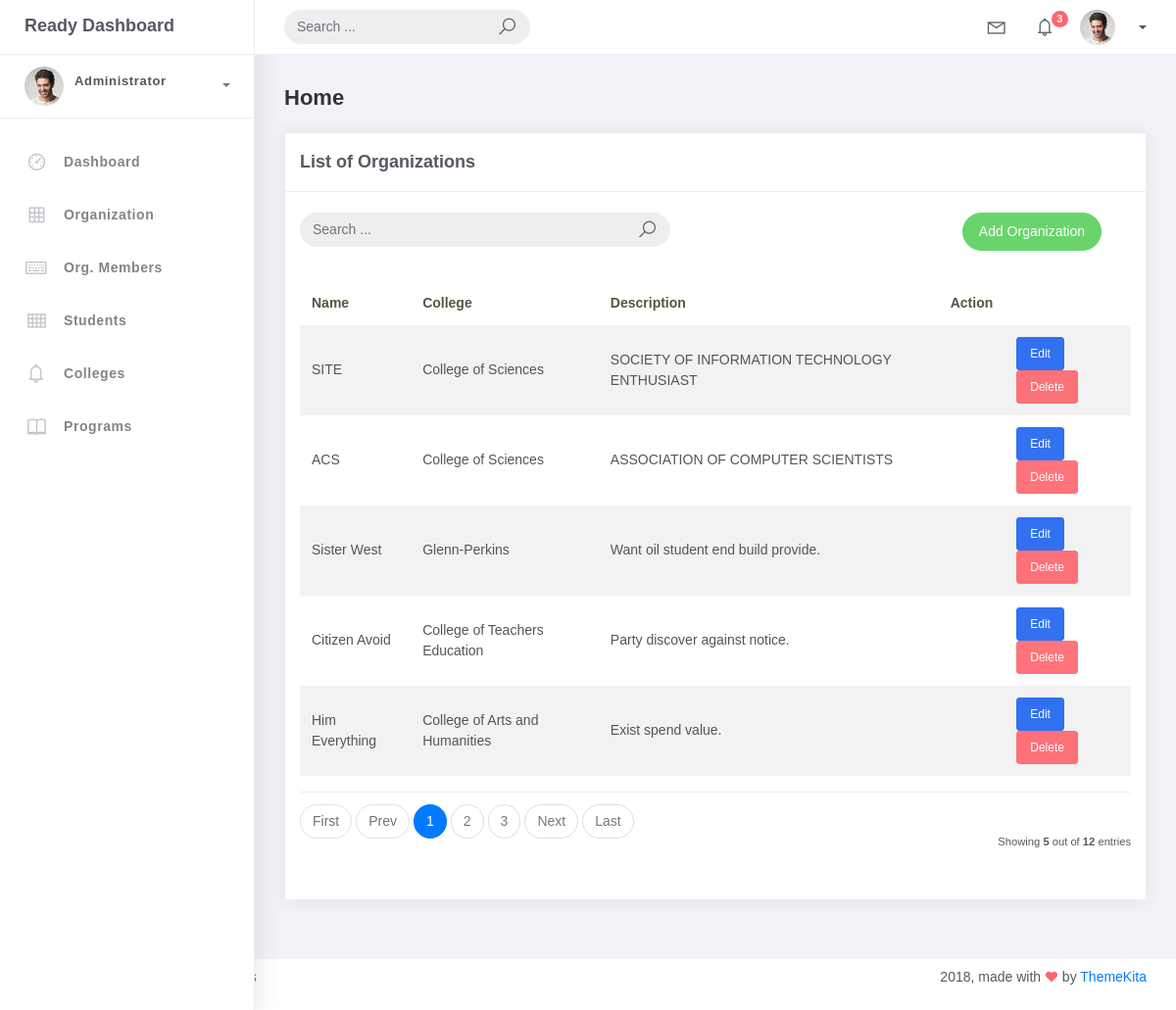
The app's page /organization/ with its own data.
### studentorg/models.py (models this page shows, shortened)
class BaseModel(models.Model):
	created_at = models.DateTimeField(auto_now_add=True, db_index=True)
	updated_at = models.DateTimeField(auto_now=True)
	class Meta:
		abstract = True

class Organization(BaseModel):
	name = models.CharField(max_length=250)
	college = models.ForeignKey (College, null=True, blank=True, on_delete=models.CASCADE)
	description = models.CharField(max_length=500)

class College(BaseModel):
	college_name = models.CharField(max_length=150)
	def __str__(self):
		return self.college_name

### studentorg/views.py (the view)
# urls.py: path("organization/", OrganizationList.as_view(), name="organization-list"),
class OrganizationList(ListView):
    model = Organization
    context_object_name = 'organization'
    template_name = 'organization_list.html'
    paginate_by = 5
    def get_queryset(self):
        qs = super().get_queryset()
        query = self.request.GET.get('q')
        if query:
            qs = qs.filter(
                Q(name__icontains=query) |
                Q(description__icontains=query)
            )
        return qs

### templates/organization_list.html
{% extends 'base.html' %} {% load static %} {% block content %}
<div class="content">
    <div class="container-fluid">
        <h4 class="page-title">Home</h4>
        <div class="row">
            <div class="col-md-12">
                <div class="card">
                    <div class="card-header">
                        <div class="card-title">List of Organizations</div>
                    </div>
                    <br />
                        <div class="col-md-12 row">
                            <div class="col-md-6">
                                <form class="navbar-left navbar-form nav-search mr-md-3" action="{% url 'organization-list' %}" method="get">
                                    <div class="input-group">
                                        <input type="text" name="q" placeholder="Search ..." class="form-control" />
                                        <div class="input-group-append">
                                            <span class="input-group-text">
                                                <i class="la la-search search-icon"></i>
                                            </span>
                                        </div>
                                    </div>
                                </form>
                            </div>
                            <div class="col-md-6">
                                <div class="pull-right">
                                    <a href="{% url 'organization-add' %}" class="btn btn-success btn-rounded">Add Organization</a>
                                </div>
                            </div>
                        </div>
                    <div class="card-body">
                        <table class="table table-striped mt-3">
                            <thead>
                                <tr>
                                    <th scope="col">Name</th>
                                    <th scope="col">College</th>
                                    <th scope="col">Description</th>
                                    <th scope="col">Action</th>
                                </tr>
                            </thead>
                            <tbody>
                                {% for object in object_list %}
                                <tr>
                                    <td>{{ object.name }}</td>
                                    <td>{{ object.college }}</td>
                                    <td>{{ object.description }}</td>
                                    <td>
                                       <td>
    <a href="{% url 'organization-update' object.pk %}" class="btn btn-sm btn-primary">Edit</a>
    <a href="{% url 'organization-delete' object.pk %}" class="btn btn-sm btn-danger">Delete</a>
</td>
                                    </td>
                                </tr>
                                {% empty %}
                                <tr>
                                    <td colspan="4" style="text-align: center">
                                        <p class="text-sm font-weight-bold mb-0">No Records Found</p>
                                    </td>
                                </tr>
                                {% endfor %}
                            </tbody>
                        </table>
                        {% include 'includes/pagination.html' %}
                    </div>
                </div>
            </div>
        </div>
    </div>
</div>
{% endblock %}

### records on screen
Organization: name "SITE", college "College of Sciences", description "SOCIETY OF INFORMATION TECHNOLOGY ENTHUSIAST"
Organization: name "ACS", college "College of Sciences", description "ASSOCIATION OF COMPUTER SCIENTISTS"
Organization: name "Sister West", college "Glenn-Perkins", description "Want oil student end build provide."
Organization: name "Citizen Avoid", college "College of Teachers Education", description "Party discover against notice."
Organization: name "Him Everything", college "College of Arts and Humanities", description "Exist spend value."

### other values on screen
{{ page_num }} "1"
{{ page_num }} "2" "3"
{{ object_list.count }} "5"
{{ paginator.count }} "12"
